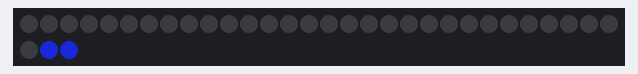
Bench run of a sketch on a simulated Arduino Uno, built with avr-gcc and run on an emulated ATmega328P. Parts: 33 RGB LEDs in strip order, left to right, continuing on the next row. Dim RGB values are drawn brighter than linear; random numbers use the default seed unless the sketch sets one.

Above: at 0.09 s.
At 5.71 s:
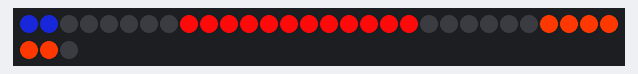
At 10.06 s:
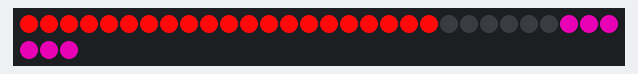
At 14.4 s:
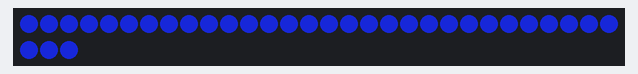
At 18.7 s:
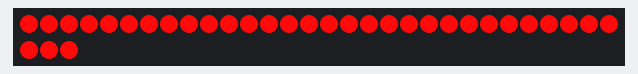
At 32.1 s:
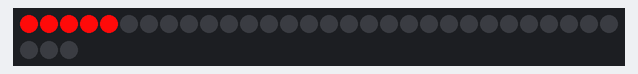

The sketch:

hackingelections_luzelectoral.ino
```cpp
#include <Adafruit_NeoPixel.h>
//Library available at https://github.com/adafruit/Adafruit_NeoPixel


#define PIN 6
#define NUMLEDS 33


#define NUMPARTIES 6
#define NUMMUNICIPALITIES 56
#define SEATMULTIPLIER 6
#define PARTYGUTTER 6
#define SCROLLDELAY 40


Adafruit_NeoPixel strip = Adafruit_NeoPixel(NUMLEDS, PIN, NEO_GRB + NEO_KHZ800);


//Party colors
byte colors[NUMPARTIES][3] = {
  { 15, 25, 140}, /*PP 0*/
  {255, 10,  10}, /*PS 1*/
  {180,  0, 140}, /*PO 2*/
  {255, 55,   0}, /*CI 3*/
  {  0, 155, 35}, /*NA 4*/
  {185, 185, 80}  /*OT 5*/
};


//Seat distribution
//Party * 256 + seats
//If a municipality has less than 6 parties, Arduino pads the array with zeroes,
//so {3, 258, 513} is really {3, 258, 513, 0 ,0 ,0} This is relevant later.
int municipalities[NUMMUNICIPALITIES][NUMPARTIES] = {
  //TEST CASE
  //{1, 257, 513, 769, 1025, 1281},
  {3, 258, 513},
  {11, 265, 517, 773, 1285},
  {21, 274, 526, 1032, 773, 1281},
  {4, 258, 769},
  {274, 15, 515},
  {5, 259, 514, 769},
  {13, 268, 515, 769},
  {1047, 271, 12, 519, 1283},
  {13, 1036, 261, 515, 770},
  {8, 262, 1284, 515, 771},
  {16, 270, 515},
  {42, 281, 522, 773, 1025, 1281},
  {4, 260},
  {48, 293, 539, 785},  /*****/
  {1058, 263, 519, 2},
  {31, 279, 1299, 525, 781},
  {3, 258},
  {1026, 257},
  {286, 28, 518, 769},
  {1025},
  {1027, 258, 1, 513},
  {1029, 4, 259, 515},
  {2, 258, 513},
  {262, 5, 516, 1026, 769},
  {5, 260, 515},
  {20, 270, 1037, 522, 770},
  {1283, 257},
  {3, 1027, 258},
  {15, 266, 516, 772},
  {1028, 258, 1, 513},
  {5, 261, 514, 769, 1025},
  {10, 1033, 263, 517, 770},
  {5, 259, 1027, 514},
  {4, 258, 513},
  {270, 11, 521, 1288, 771},
  {265, 1288, 7, 519, 771},
  {259, 2, 513},
  {2, 258, 513},
  {13, 1036, 261, 515, 770},
  {15, 266, 516, 772},
  {22, 269, 518, 772},
  {2, 258},
  {4, 258, 513},
  {1, 257},
  {5, 259, 514, 769},
  {10, 261, 515, 771},
  {6, 259, 513, 769},
  {4, 258, 513},
  {3, 258},
  {1030, 260, 3, 514},
  {5, 260, 514, 1026, 769},
  {4, 260, 513},
  {12, 1290, 264, 517, 773},
  {7, 260, 514, 769, 1281},
  {4, 258, 513},
  {11, 264, 520, 1028, 771, 1281}
};


//Array of seats (0 0 0 0 0 1 1 1 1 3 3 3...)
//for a given municipality
byte *seats = 0;

//Lenght of *seats. We can use sizeof, but this is cleaner.
int totalSeats = 0;

//Starting point for displaying the seats
int scrollOffset = 0;

//Randomly choosen municipality
byte currentMunicipality;


void setup() {

  //Serial.begin(57600);

  //Reset rand generator
  randomSeed(analogRead(0));

  strip.begin();
  strip.show();

  getPartyData();

}


void loop() {

  //Light up the pixels with the color of the party
  //Turn them off if they are in the gutter zone
  for (byte x = 0; x < NUMLEDS; x++) {
    byte party = seats[x + scrollOffset];
    if (party != 0xFF) {
      strip.setPixelColor(x, colors[party][0], colors[party][1], colors[party][2]);
    } else {
      strip.setPixelColor(x, 0, 0, 0);
    }
  }
  strip.show();

  //Scroll the data
  scrollOffset++;

  //If we have no more seats to show, get another municipality
  if (scrollOffset >= totalSeats - NUMLEDS) {
    scrollOffset = 0;
    getPartyData();
  }

  //Wait a bit. What's the rush?
  delay(SCROLLDELAY);

}


void getPartyData() {

  //Pick up a random municipality
  currentMunicipality = random(NUMMUNICIPALITIES);
  //currentMunicipality = 13;
  //Serial.print("M");
  //Serial.print(currentMunicipality+1);

  //Reset the variables
  byte distribution[NUMPARTIES] = {0, 0, 0, 0, 0, 0};
  totalSeats = 0;
  byte zeroSeats = 0;

  //For each item in the array, we discard it if its value is zero (now it is relevant)
  //If it is not, we get the party and the total of seats
  //We update totalSeats to alloc memory later.
  for (byte f = 0; f < sizeof(municipalities[currentMunicipality]) / sizeof(int); f++) {
    if (municipalities[currentMunicipality][f] == 0) {
      zeroSeats++;
      continue;
    }
    byte partyID = municipalities[currentMunicipality][f] >> 8;
    byte seats = municipalities[currentMunicipality][f] & 0x00FF;
    distribution[partyID] = seats;
    totalSeats += (seats * SEATMULTIPLIER);
  }

  //We update totalSeats again, adding the gutter pixels
  totalSeats += (NUMPARTIES-zeroSeats-1) * PARTYGUTTER;

  //We add even more pixels, to add some padding after and before the votes
  totalSeats += NUMLEDS * 2;
  //Serial.print(" - T");
  //Serial.println(totalSeats);
  //Serial.println();

  //C-style memory allocation
  if (seats != 0) {
    seats = (byte*) realloc(seats, totalSeats * sizeof(byte));
  } else {
    seats = (byte*) malloc(totalSeats * sizeof(byte));
  }

  //We reset all the array pixels to the off state
  for (int f = 0; f < totalSeats; f++) {
    seats[f] = -1;
  }

  //We leave the first NULEDS as off...
  int currentSeat = NUMLEDS;

  //... and fill the rest of the array
  for (byte f = 0; f < NUMPARTIES; f++) {
    for (byte g = 0; g < distribution[f]; g++) {
      for (byte m = 0; m < SEATMULTIPLIER; m++) {
        seats[currentSeat++] = f;
      }
    }
    if (distribution[f] > 0) {
      currentSeat += PARTYGUTTER;
    }
  }

}
```
